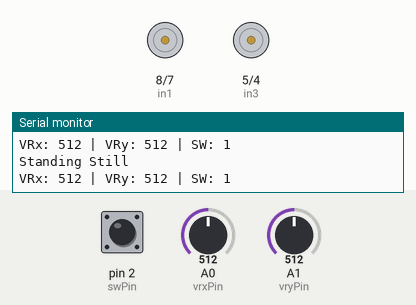
Bench run of a sketch on a simulated Arduino Uno, built with avr-gcc and run on an emulated ATmega328P. Parts: motor-driver pin pairs drawn as motors (green arrow = first pin HIGH = forward, orange = second pin HIGH = backward, longer = more drive, scaled by the enable pin), the last lines printed to the serial monitor. Inputs (shaded band) come from the test bench; at power-on: A0 (vrxPin) = 512, A1 (vryPin) = 512, pin 2 (swPin) HIGH.

Above: at 1.2 s.
1.3 s: A0 (vrxPin) set to 545
4.3 s: A0 (vrxPin) set to 578
At 5.5 s:
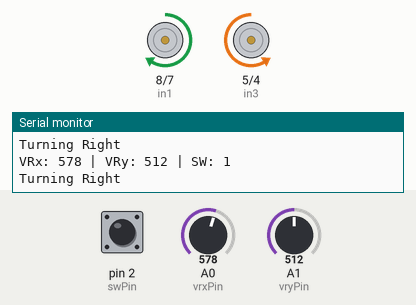
5.8 s: A0 (vrxPin) set to 511
At 7.0 s:
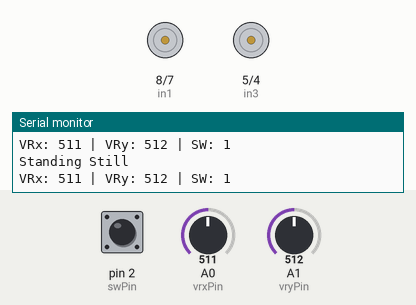
7.3 s: A1 (vryPin) set to 544
10.3 s: A1 (vryPin) set to 575
At 10.6 s:
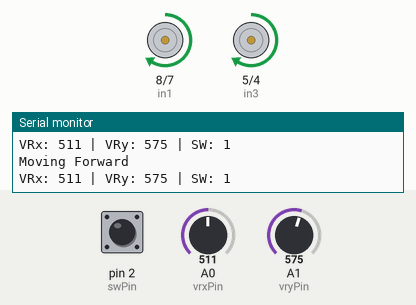
11.8 s: A1 (vryPin) set to 511
At 12.1 s:
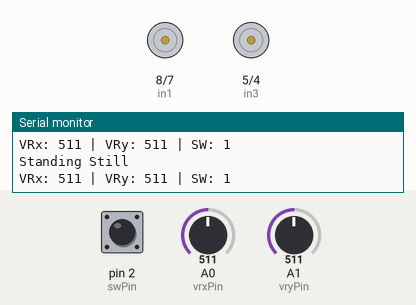
Timing chart, 0 to 14.3 s (numbered marks = the images above; inputs shaded):
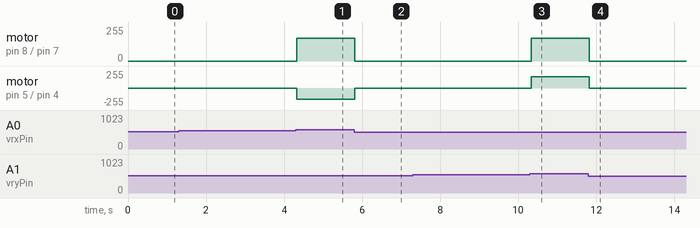

The sketch:

DMP_project_code.ino
```cpp
const int ena = 9;
const int in1 = 8;
const int in2 = 7;
const int in3 = 5;
const int in4 = 4;
const int enb = 3;

const int vrxPin = A0;
const int vryPin = A1;
const int swPin = 2;


const int maxPWM = 170;


const int centerValue = 511;
const int errorMargin = 50;

void setup() {
  pinMode(ena, OUTPUT);
  pinMode(in1, OUTPUT);
  pinMode(in2, OUTPUT);
  pinMode(in3, OUTPUT);
  pinMode(in4, OUTPUT);
  pinMode(enb, OUTPUT);

  pinMode(swPin, INPUT_PULLUP);

  Serial.begin(9600);
}

void loop() {

  int vrxValue = analogRead(vrxPin);
  int vryValue = analogRead(vryPin);
  int swValue = digitalRead(swPin);


  Serial.print("VRx: ");
  Serial.print(vrxValue);
  Serial.print(" | VRy: ");
  Serial.print(vryValue);
  Serial.print(" | SW: ");
  Serial.println(swValue);


  if (vryValue > centerValue + errorMargin &&
      abs(vrxValue - centerValue) <= errorMargin) {

    moveForward();
  } else if (vrxValue > centerValue + errorMargin &&
             abs(vryValue - centerValue) <= errorMargin) {

    moveRight();
  } else if (vryValue < centerValue - errorMargin &&
             abs(vrxValue - centerValue) <= errorMargin) {

    moveBackward();
  } else if (vrxValue < centerValue - errorMargin &&
             abs(vryValue - centerValue) <= errorMargin) {

    moveLeft();
  } else if (abs(vrxValue - centerValue) <= errorMargin &&
             abs(vryValue - centerValue) <= errorMargin) {

    stopMotors();
  }

  delay(50);
}


void moveForward() {
  analogWrite(ena, maxPWM);
  digitalWrite(in1, HIGH);
  digitalWrite(in2, LOW);

  analogWrite(enb, maxPWM);
  digitalWrite(in3, HIGH);
  digitalWrite(in4, LOW);
  Serial.println("Moving Forward");
}


void moveBackward() {
  analogWrite(ena, maxPWM);
  digitalWrite(in1, LOW);
  digitalWrite(in2, HIGH);

  analogWrite(enb, maxPWM);
  digitalWrite(in3, LOW);
  digitalWrite(in4, HIGH);
  Serial.println("Moving Backward");
}

// Function to move left
void moveLeft() {
  analogWrite(ena, maxPWM);
  digitalWrite(in1, LOW);
  digitalWrite(in2, HIGH);

  analogWrite(enb, maxPWM);
  digitalWrite(in3, HIGH);
  digitalWrite(in4, LOW);
  Serial.println("Turning Left");
}

void moveRight() {
  analogWrite(ena, maxPWM);
  digitalWrite(in1, HIGH);
  digitalWrite(in2, LOW);

  analogWrite(enb, maxPWM);
  digitalWrite(in3, LOW);
  digitalWrite(in4, HIGH);
  Serial.println("Turning Right");
}

void stopMotors() {
  analogWrite(ena, 0);
  analogWrite(enb, 0);
  Serial.println("Standing Still");
}
```

Measured:
- the behaviour switches between 561 and 562 on A0 (vrxPin) (found by bisection; images 0 and 1)
- the behaviour switches between 561 and 562 on A1 (vryPin) (found by bisection; images 2 and 3)
- after the input at 4.3 s, motor on pin 8 (in1) / pin 7 (in2): stopped → forward 170/255 at once; motor on pin 5 (in3) / pin 4 (in4): stopped → backward 170/255 at once
- after the input at 5.8 s, motor on pin 8 (in1) / pin 7 (in2): forward 170/255 → stopped at once; motor on pin 5 (in3) / pin 4 (in4): backward 170/255 → stopped at once
- after the input at 10.3 s, motor on pin 8 (in1) / pin 7 (in2), motor on pin 5 (in3) / pin 4 (in4): stopped → forward 170/255 at once
- after the input at 11.8 s, motor on pin 8 (in1) / pin 7 (in2), motor on pin 5 (in3) / pin 4 (in4): forward 170/255 → stopped at once
